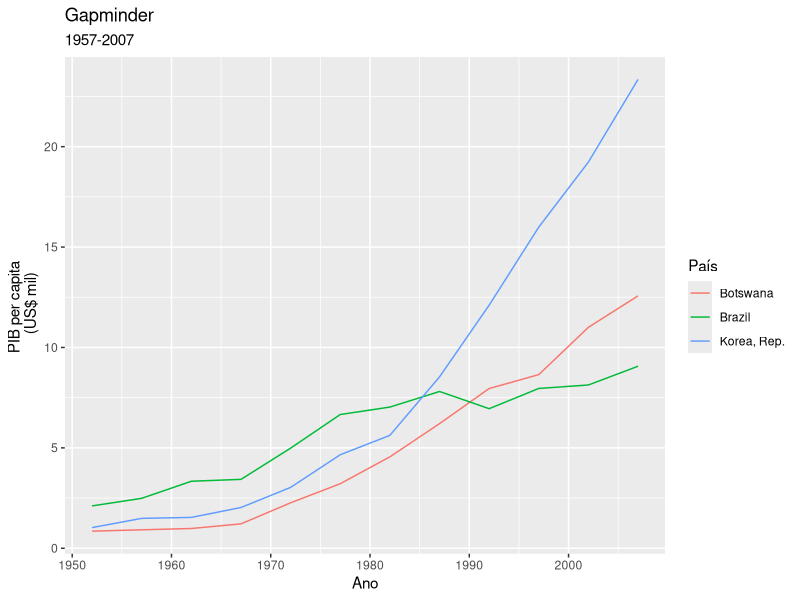
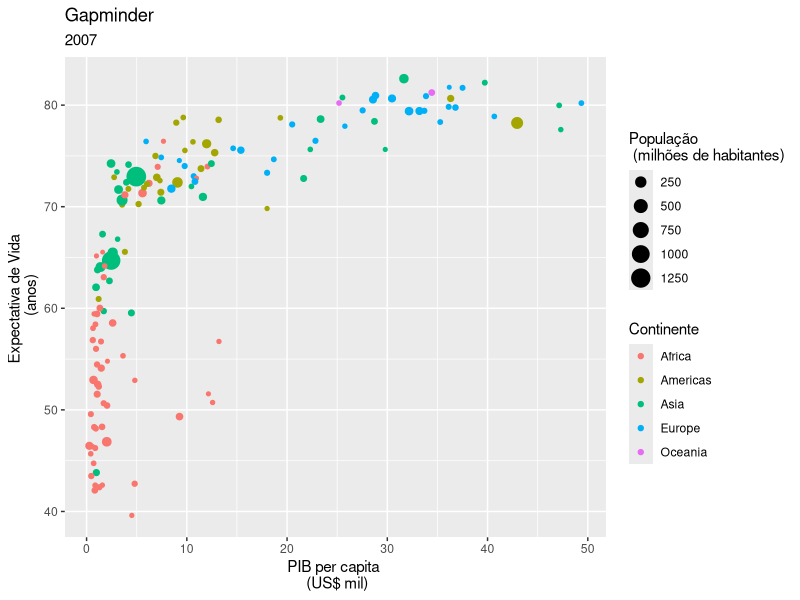

The R script that drew these images, in order:
# Minicurso de Introdução ao R para Análise de Dados
# Aula 1 - 23/03/2023
# Paulo Alexandrino


# Operadores Matemáticos ####


# Soma (+)
5 + 7

# Subtração (-)
10 - 16

# Multiplicação (*)
2 * 7

# Exponenciação (^)
2^4

# Divisão (/)
5 / 2

# Divisão Inteira (%/%)
5 %/% 2

# Módulo - Resto da divisão inteira (%%)
5 %% 2


# Operadores Lógicos ####


# Menor que (<)
5 < 3

# Menor ou igual que (<=)
2.5 <= 7

# Maior que (>)
10 > 15

# Maior ou igual que (>=)
11 >= 11

# Igual a (==)
2 == 3

# Diferente de (!=)
5 != 4

# Negação (!)
2 > 5
!(2 > 5)

# E (&)
(2 > 1) & (3 != 0)
(3 < 2) & (5 < 11)

# OU (|)
(3 < 2) | (5 < 11)
(5 == 6) | (12 < 8)


# Objetos, Tipos de Dados e Variáveis ####

# logical: TRUE ou FALSE
# integer: números inteiros
# numeric/double: números reais
# character: texto

# Para atribuir um valor a uma variável utilizados "<-" ou então "=".
# Não confundiro o = de atribuição com o == operador lógico.
# Vetores podem ser criados, ou concatenados como veremos mais adiante,
# utilizando a função c().

# Criando a variável vetor_vazio e deixando ela vazia
vetor_vazio <- c()
# Imprimindo a variável vetor_vazio
vetor_vazio

# Podemos atribuir apenas um valor a uma variável
var_texto <- "Palavra"
var_texto

# Podemos atribuir qualquer valor a uma variável
var_numerica <- 3*(5 + 2)
var_numerica

# Criando um vetores com três valores
var_texto <- c("Palavra","Word","Mot")
var_texto

# Criando um vetor lógico
var_logico = c(3 + 4 < 5, 2 == 1 + 1)
var_logico

# Criando um data frame:
estados_sudeste <- data.frame(
  estado = c("Rio de Janeiro", "Sao Paulo", "Minas Gerais","Espirito Santo"),
  sigla = c("RJ", "SP", "MG", "ES"),
  capital = c("Rio de Janeiro", "Sao Paulo", "Belo Horizonte", "Vitoria"),
  DDD_capital = c(21, 11, 31, 27),
  mar_na_capital = c(TRUE, FALSE, FALSE, TRUE)
)

estados_sudeste


# Funções: Explorando dados ####


# Vendo a estrutura dos dados:
str(USArrests)

# Vendo um resumo dos dados:
summary(USArrests)

# Vendo as primeiras observações:
head(USArrests)

# Vendo as últimas observações:
tail(USArrests)

# Número de linhas:
nrow(USArrests)

# Número de colunas:
ncol(USArrests)


# Selecionando apenas a coluna Murder:
USArrests$Murder

# Classe de um objeto:
class(USArrests$Murder)

# Mínimo:
min(USArrests$Murder)

# Máximo:
max(USArrests$Murder)

# Somatório:
sum(USArrests$Murder)

# Comprimento de um vetor:
length(USArrests$Murder)

# Ordenar um vetor em ordem crescente:
sort(USArrests$Murder)

# A função sort possui o argumento opcional decreasing = FALSE. 
# Para ordenar a lista de forma decrescente, podemos alterá-lo.
sort(USArrests$Murder, decreasing = TRUE)


# Funções: Estatísticas descritivas ####


# Média:
mean(USArrests$Assault)

# Mediana:
median(USArrests$Assault)

# Quantis:
quantile(USArrests$Assault)

# Variância:
var(USArrests$Assault)

# Desvio padrão:
sd(USArrests$Assault)

# Covariância: 
cov(USArrests$Assault, USArrests$Murder)

# Correlação:
cor(USArrests$Assault, USArrests$Murder)

# A função utilizada para arredondar um número é round().
# Para que tenha 2 casa decimais, precisaremos ajustar o parâmetro digits.
round(cor(USArrests$Assault, USArrests$Murder), digits = 3)


# Funções: Criação de vetores


# Criar um vetor de com o valor x repetido n vezes:
rep(2, 3)

# Criar uma sequencia de números: seq()
seq(from = 1, to = 50, by = 3)

# Podemos substituir, por exemplo seq(from = x, to = y, by = 1)
3:15

# Vamos atribuir os valores anteriormente encontrados a variáveis:
var1 <- rep(2, 3)
var2 <- seq(from = 1, to = 50, by = 3)

# Para concatenar vetores, utilizamos a função c()
meu_vetor <- c(var1, var2)
meu_vetor


# Funções:  Amostragem ####


# Permutação aleatórias dos números naturais menores que 7:
sample(7)

# Permutação aleatória dos números entre 2 e 5:
sample(2:5)

# Sorteio, sem reposição, de 5 números aleatórios 
# da variável var2 que criamos anteriormente:
sample(var2, 5)

# Sorteio, com reposição, de 6 números aleatórios entre 1 e 4:
sample(1:4, size = 6, replace = TRUE)

# Sorteio, sem reposição, de uma palavra em uma lista:
sample(c("pera", "uva", "banana", "caqui"), 1)


# Baixando e importanto pacotes externos


# Instalando o tidyverse
# install.packages("tidyverse")

# Carregando o tidyverse
library("tidyverse")


# Importação: .csv ####


# Primeira forma: ajustando os parâmetros da função read.csv
gapminderCountries <- read.csv("Aula1/gapminderCountries.csv",
                               sep = ";",
                               dec = ",")

# Segunda forma: utilizando a função read.csv2
gapminderCountries <- read.csv2("Aula1/gapminderCountries.csv")

# Mostrando um pedaço do dataset
head(gapminderCountries)


# Importação: .xlsx ####


# Carregando o pacote necessário
library(readxl)

# Importando o arquivo de interesse
gapminder2007 <- read_excel("Aula1/gapminder2007.xlsx")

# Mostrando um pedaço do dataset
head(gapminder2007)


# Visualização: Linha ####


gapminderCountries %>%
  ggplot() +
  geom_line(aes(x = year, 
                y = gdpPercap/10^3, 
                color = country)) +
  labs(title = "Gapminder",
       subtitle = "1957-2007",
       color = "País") +
  xlab("Ano") +
  ylab("PIB per capita \n (US$ mil)")


# Visualização: Dispersão ####


gapminder2007 %>%
  ggplot() +
  geom_point(aes(x = gdpPercap/10^3, 
                 y = lifeExp, 
                 color = continent, 
                 size = pop/10^6)) +
  labs(title = "Gapminder",
       subtitle = "2007",
       color = "Continente",
       size = "População \n (milhões de habitantes)") +
  xlab("PIB per capita \n (US$ mil)") +
  ylab("Expectativa de Vida \n (anos)")
